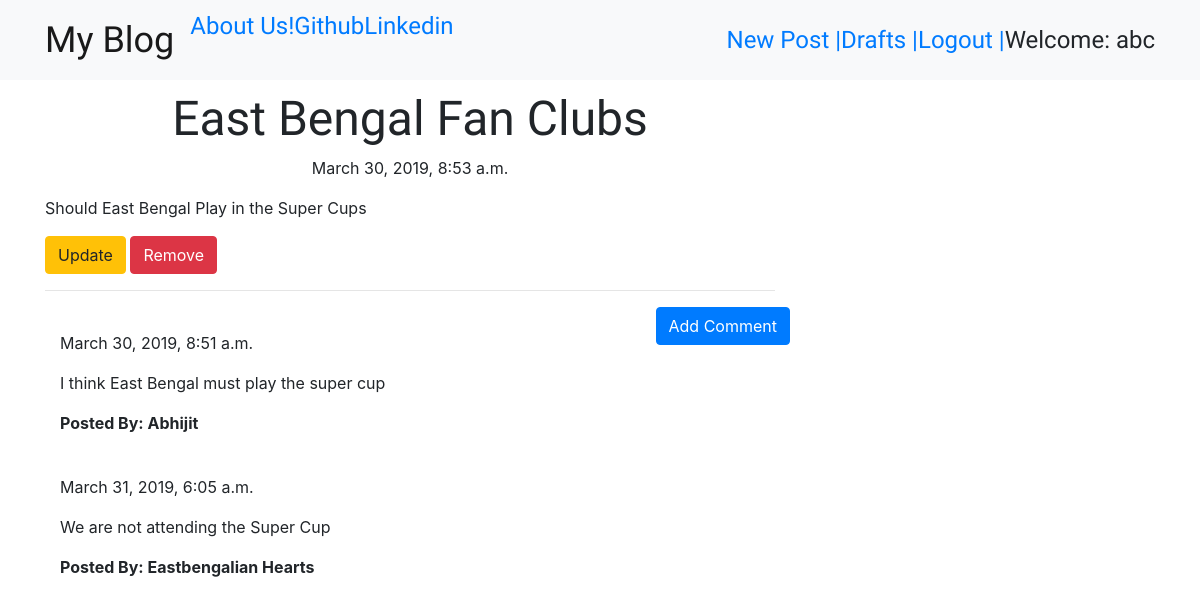
Screenshot of /post/6 (signed in) with the database file from the repository.
### blog/models.py (models this page shows, shortened)
class Post(models.Model):
    author = models.ForeignKey('auth.User',on_delete=models.CASCADE)
    title = models.CharField(max_length=264)
    text = models.TextField()
    created_date = models.DateTimeField(default=timezone.now)
    published_date = models.DateTimeField(blank=True,null=True)

class Comment(models.Model):
    post = models.ForeignKey(Post,related_name='comments',on_delete=models.CASCADE)
    author = models.CharField(max_length=264)
    text = models.TextField()
    created_date = models.DateTimeField(default=timezone.now())
    approved_comment = models.BooleanField(default = False)

### blog/views.py (the view)
# urls.py: url(r'^post/(?P<pk>\d+)$',views.PostDetailView.as_view(),name='post_detail'),
class PostDetailView(DetailView):
    model = Post

### blog/templates/blog/post_detail.html (shortened to what this page needs)
{% extends 'blog/base.html' %}
{% block content %}
<h1 class="posttitle loader">{{ post.title }}</h1>
{% if post.published_date %}
<div class="date postdate">
  {{ post.published_date }}
</div>
{% else %}
<a class="btn btn-primary" href="{% url 'post_publish' pk=post.pk %}">Publish</a>
{% endif %}
<p class="postcontent">{{post.text|safe|linebreaks}}</p>
{% if user.is_authenticated %}
<a class="btn btn-warning" href="{% url 'post_edit' pk=post.pk %}">
Update
</a>
<a class="btn btn-danger" href="{% url 'post_delete' pk=post.pk %}">
Remove
</a>
{% endif %}
<hr>
<a class="btn btn-primary btn-comment" href="{% url 'add_comment_to_post' pk=post.pk %}">Add Comment</a>
<div class="container">
  {% for comment in post.comments.all %}
  <br>
    {% if user.is_authenticated or comment.approved_comment %}
      {{ comment.created_date }}
        <p>{{ comment.text|safe|linebreaks }}</p>
        <b><p>Posted By: {{ comment.author }}</p></b>
    {% endif %}
    {% empty %}
    <p>No Comments to show</p>
  {% endfor %}
  {% endblock %}

### blog/templates/blog/base.html (shortened to what this page needs)
{% load staticfiles %}
<html>
  <head>
<link rel="stylesheet" href="https://stackpath.bootstrapcdn.com/bootstrap/4.3.1/css/bootstrap.min.css">
<link rel="stylesheet" href="https://stackpath.bootstrapcdn.com/bootstrap/4.3.1/js/bootstrap.min.js">
<link rel="stylesheet" href="https://stackpath.bootstrapcdn.com/bootstrap/4.3.1/js/bootstrap.bundle.min.js">
    <link rel="stylesheet" href="//cdn.jsdelivr.net/npm/medium-editor@latest/dist/css/medium-editor.min.css" type="text/css" media="screen" charset="utf-8">
<link rel="stylesheet" href="{% static 'css/blog.css' %}">
  </head>
  <body>
    <nav class="navbar navbar-expand-lg navbar-light bg-light techfont custom-navbar">
      <div class="container">
        <ul class="navbar-nav mr-auto">
          <li><a href="{% url 'post_list' %}" class='navbar-brand bigbrand'>My Blog</a></li>
          <li><a href="{% url 'about' %}">About Us!</a></li>
          <li><a href="www.github.com">Github</a></li>
          <li><a href="www.linkedin.com">Linkedin</a></li>
        </ul>
        <ul class="nav navbar-nav navbar-right">
          {% if user.is_authenticated %}
          <li>
            <a href="{% url 'post_new' %}">New Post | </a>
          </li>
          <li>
            <a href="{% url 'post_draft_list' %}"> Drafts | </a>
          </li>
          <li>
            <a href="{% url 'logout' %}"> Logout  |</a>
          </li>
          <li>
            <a>Welcome: {{user.username}}</a>
          </li>
          {% else %}
          <li><a href="{% url 'login' %}" class="nav navbar-right">Login</a><span class="glyphicon glyphicon-user"></span></li>
          {% endif %}
        </ul>
      </div>
    </nav>
    <div class="container">
      <div class="row">
        <div class="col-md-8">
          {% block content %}
          {% endblock %}
        </div>
      </div>
    </div>
  </body>
</html>

### blog/static/css/blog.css (style rules this page uses)
.techfont { font-family: 'ZCOOL XiaoWei', serif; font-size: 1.5em; margin-bottom: 10px; }
.bigbrand { font-size: 1.5em; }
.postdate { text-align: center; }
.posttitle { font-family: 'ZCOOL XiaoWei', serif; font-size: 3em; text-align: center; }
.postcontent { font-family: 'Monteserrat'; font-size: 1.5em; }
.btn-comment { position: absolute; right: 0px; }

### rows the page displays
Post: title "East Bengal Fan Clubs", published_date "March 30, 2019, 8:53 a.m.", text "Should East Bengal Play in the Super Cups"
Comment: created_date "March 30, 2019, 8:51 a.m.", text "I think East Bengal must play the super cup", author "Abhijit"
Comment: created_date "March 31, 2019, 6:05 a.m.", text "We are not attending the Super Cup", author "Eastbengalian Hearts"

### other values shown
{{ user.username }} "abc"
